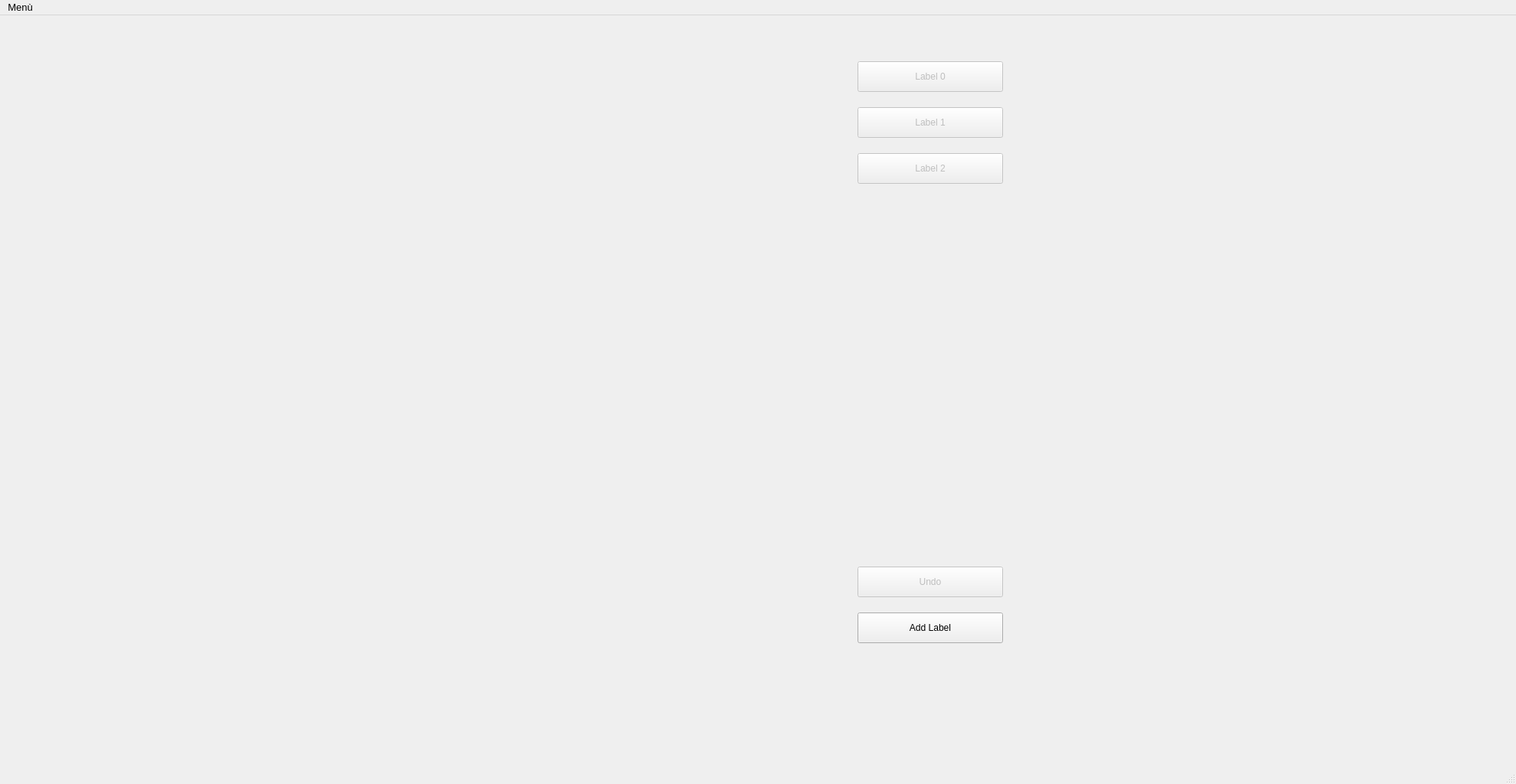
<?xml version="1.0" encoding="UTF-8"?>
<ui version="4.0">
 <class>MainWindow</class>
 <widget class="QMainWindow" name="MainWindow">
  <property name="geometry">
   <rect>
    <x>0</x>
    <y>0</y>
    <width>1980</width>
    <height>1024</height>
   </rect>
  </property>
  <property name="windowTitle">
   <string>LabelingTool</string>
  </property>
  <widget class="QWidget" name="centralWidget">
   <widget class="QPushButton" name="b_label0">
    <property name="enabled">
     <bool>false</bool>
    </property>
    <property name="geometry">
     <rect>
      <x>1120</x>
      <y>60</y>
      <width>190</width>
      <height>40</height>
     </rect>
    </property>
    <property name="text">
     <string>Label 0</string>
    </property>
    <property name="checkable">
     <bool>false</bool>
    </property>
    <property name="autoExclusive">
     <bool>false</bool>
    </property>
   </widget>
   <widget class="QPushButton" name="b_label1">
    <property name="enabled">
     <bool>false</bool>
    </property>
    <property name="geometry">
     <rect>
      <x>1120</x>
      <y>120</y>
      <width>190</width>
      <height>40</height>
     </rect>
    </property>
    <property name="text">
     <string>Label 1</string>
    </property>
    <property name="checkable">
     <bool>false</bool>
    </property>
    <property name="autoExclusive">
     <bool>false</bool>
    </property>
   </widget>
   <widget class="QPushButton" name="b_label2">
    <property name="enabled">
     <bool>false</bool>
    </property>
    <property name="geometry">
     <rect>
      <x>1120</x>
      <y>180</y>
      <width>190</width>
      <height>40</height>
     </rect>
    </property>
    <property name="text">
     <string>Label 2</string>
    </property>
    <property name="checkable">
     <bool>false</bool>
    </property>
    <property name="autoExclusive">
     <bool>false</bool>
    </property>
   </widget>
   <widget class="QPushButton" name="b_addlabel">
    <property name="geometry">
     <rect>
      <x>1120</x>
      <y>780</y>
      <width>190</width>
      <height>40</height>
     </rect>
    </property>
    <property name="text">
     <string>Add Label</string>
    </property>
   </widget>
   <widget class="QPushButton" name="b_undo">
    <property name="enabled">
     <bool>false</bool>
    </property>
    <property name="geometry">
     <rect>
      <x>1120</x>
      <y>720</y>
      <width>190</width>
      <height>40</height>
     </rect>
    </property>
    <property name="toolTip">
     <string>Reverts to previously selected label</string>
    </property>
    <property name="text">
     <string>Undo</string>
    </property>
   </widget>
  </widget>
  <widget class="QMenuBar" name="menuBar">
   <property name="geometry">
    <rect>
     <x>0</x>
     <y>0</y>
     <width>1980</width>
     <height>21</height>
    </rect>
   </property>
   <property name="font">
    <font>
     <pointsize>10</pointsize>
    </font>
   </property>
   <widget class="QMenu" name="menuMen">
    <property name="font">
     <font>
      <pointsize>11</pointsize>
     </font>
    </property>
    <property name="title">
     <string>Menù</string>
    </property>
    <addaction name="separator"/>
    <addaction name="actionNew_Project"/>
    <addaction name="actionLoad_Project"/>
    <addaction name="actionSave_Project"/>
    <addaction name="actionFinalize_Project"/>
    <addaction name="separator"/>
    <addaction name="actionQuit"/>
   </widget>
   <addaction name="menuMen"/>
  </widget>
  <widget class="QStatusBar" name="statusBar"/>
  <action name="actionQuit">
   <property name="text">
    <string>Quit</string>
   </property>
   <property name="font">
    <font>
     <pointsize>10</pointsize>
    </font>
   </property>
  </action>
  <action name="actionNew_Project">
   <property name="text">
    <string>New Project...</string>
   </property>
   <property name="font">
    <font>
     <pointsize>10</pointsize>
    </font>
   </property>
  </action>
  <action name="actionLoad_Project">
   <property name="text">
    <string>Load Project...</string>
   </property>
   <property name="font">
    <font>
     <pointsize>10</pointsize>
    </font>
   </property>
  </action>
  <action name="actionSave_Project">
   <property name="text">
    <string>Save Project</string>
   </property>
   <property name="font">
    <font>
     <pointsize>10</pointsize>
    </font>
   </property>
  </action>
  <action name="actionFinalize_Project">
   <property name="text">
    <string>Finalize Project</string>
   </property>
   <property name="font">
    <font>
     <pointsize>10</pointsize>
    </font>
   </property>
  </action>
 </widget>
 <layoutdefault spacing="6" margin="11"/>
 <resources/>
 <connections/>
</ui>
